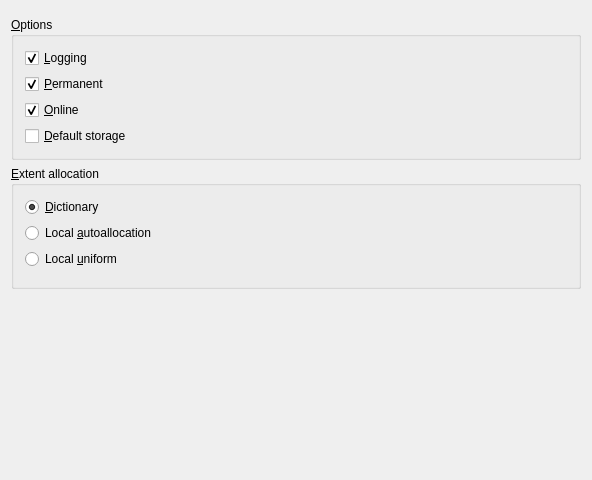
<ui version="4.0" >
 <class>toStorageTablespaceUI</class>
 <widget class="QWidget" name="toStorageTablespaceUI" >
  <property name="geometry" >
   <rect>
    <x>0</x>
    <y>0</y>
    <width>592</width>
    <height>480</height>
   </rect>
  </property>
  <property name="windowTitle" >
   <string>Form1</string>
  </property>
  <layout class="QGridLayout" >
   <property name="leftMargin" >
    <number>11</number>
   </property>
   <property name="topMargin" >
    <number>11</number>
   </property>
   <property name="rightMargin" >
    <number>11</number>
   </property>
   <property name="bottomMargin" >
    <number>11</number>
   </property>
   <property name="horizontalSpacing" >
    <number>6</number>
   </property>
   <property name="verticalSpacing" >
    <number>6</number>
   </property>
   <item row="0" column="0" >
    <widget class="toFilesize" native="1" name="MinimumExtent" />
   </item>
   <item row="1" column="0" >
    <widget class="QGroupBox" name="ButtonGroup1" >
     <property name="title" >
      <string>&amp;Options</string>
     </property>
     <layout class="QGridLayout" >
      <property name="leftMargin" >
       <number>11</number>
      </property>
      <property name="topMargin" >
       <number>11</number>
      </property>
      <property name="rightMargin" >
       <number>11</number>
      </property>
      <property name="bottomMargin" >
       <number>11</number>
      </property>
      <property name="horizontalSpacing" >
       <number>6</number>
      </property>
      <property name="verticalSpacing" >
       <number>6</number>
      </property>
      <item row="0" column="0" >
       <widget class="QCheckBox" name="Logging" >
        <property name="toolTip" >
         <string>Should objects created in this tablespace be logging by default</string>
        </property>
        <property name="text" >
         <string>&amp;Logging</string>
        </property>
        <property name="checked" >
         <bool>true</bool>
        </property>
       </widget>
      </item>
      <item row="2" column="0" >
       <widget class="QCheckBox" name="Online" >
        <property name="toolTip" >
         <string>Should tablespace be online at the time of creation</string>
        </property>
        <property name="text" >
         <string>&amp;Online</string>
        </property>
        <property name="checked" >
         <bool>true</bool>
        </property>
       </widget>
      </item>
      <item row="1" column="0" >
       <widget class="QCheckBox" name="Permanent" >
        <property name="toolTip" >
         <string>Should objects in this tablespace be permanent after the end of the session</string>
        </property>
        <property name="text" >
         <string>&amp;Permanent</string>
        </property>
        <property name="checked" >
         <bool>true</bool>
        </property>
       </widget>
      </item>
      <item row="3" column="0" >
       <widget class="QCheckBox" name="DefaultStorage" >
        <property name="toolTip" >
         <string>Specify default storage clause (In separate tab)</string>
        </property>
        <property name="text" >
         <string>&amp;Default storage</string>
        </property>
       </widget>
      </item>
     </layout>
    </widget>
   </item>
   <item row="2" column="0" >
    <widget class="QGroupBox" name="ExtentGroup" >
     <property name="title" >
      <string>&amp;Extent allocation</string>
     </property>
     <layout class="QGridLayout" >
      <property name="leftMargin" >
       <number>11</number>
      </property>
      <property name="topMargin" >
       <number>11</number>
      </property>
      <property name="rightMargin" >
       <number>11</number>
      </property>
      <property name="bottomMargin" >
       <number>11</number>
      </property>
      <property name="horizontalSpacing" >
       <number>6</number>
      </property>
      <property name="verticalSpacing" >
       <number>6</number>
      </property>
      <item row="0" column="0" >
       <widget class="QRadioButton" name="Dictionary" >
        <property name="toolTip" >
         <string>Manage tablespace extents using dictionary tables</string>
        </property>
        <property name="text" >
         <string>&amp;Dictionary</string>
        </property>
        <property name="checked" >
         <bool>true</bool>
        </property>
       </widget>
      </item>
      <item row="1" column="0" >
       <widget class="QRadioButton" name="LocalAuto" >
        <property name="toolTip" >
         <string>Specify how space is allocated in the tablespace</string>
        </property>
        <property name="text" >
         <string>Local &amp;autoallocation</string>
        </property>
       </widget>
      </item>
      <item row="2" column="0" >
       <widget class="QRadioButton" name="LocalSelect" >
        <property name="enabled" >
         <bool>true</bool>
        </property>
        <property name="toolTip" >
         <string>The tablespace is locally managed with fixed extent sizes of specified size</string>
        </property>
        <property name="text" >
         <string>Local &amp;uniform</string>
        </property>
       </widget>
      </item>
      <item row="3" column="0" >
       <widget class="toFilesize" native="1" name="LocalUniform" >
        <property name="enabled" >
         <bool>false</bool>
        </property>
       </widget>
      </item>
     </layout>
    </widget>
   </item>
   <item row="3" column="0" >
    <spacer>
     <property name="orientation" >
      <enum>Qt::Vertical</enum>
     </property>
     <property name="sizeType" >
      <enum>QSizePolicy::Expanding</enum>
     </property>
     <property name="sizeHint" >
      <size>
       <width>20</width>
       <height>20</height>
      </size>
     </property>
    </spacer>
   </item>
  </layout>
 </widget>
 <customwidgets>
  <customwidget>
   <class>toFilesize</class>
   <extends>QWidget</extends>
   <header>tofilesize.h</header>
  </customwidget>
 </customwidgets>
 <resources/>
 <connections>
  <connection>
   <sender>DefaultStorage</sender>
   <signal>toggled(bool)</signal>
   <receiver>toStorageTablespaceUI</receiver>
   <slot>allowDefault(bool)</slot>
   <hints>
    <hint type="sourcelabel" >
     <x>20</x>
     <y>20</y>
    </hint>
    <hint type="destinationlabel" >
     <x>20</x>
     <y>20</y>
    </hint>
   </hints>
  </connection>
  <connection>
   <sender>Permanent</sender>
   <signal>toggled(bool)</signal>
   <receiver>toStorageTablespaceUI</receiver>
   <slot>permanentToggle(bool)</slot>
   <hints>
    <hint type="sourcelabel" >
     <x>20</x>
     <y>20</y>
    </hint>
    <hint type="destinationlabel" >
     <x>20</x>
     <y>20</y>
    </hint>
   </hints>
  </connection>
  <connection>
   <sender>Dictionary</sender>
   <signal>toggled(bool)</signal>
   <receiver>toStorageTablespaceUI</receiver>
   <slot>dictionaryToggle(bool)</slot>
   <hints>
    <hint type="sourcelabel" >
     <x>20</x>
     <y>20</y>
    </hint>
    <hint type="destinationlabel" >
     <x>20</x>
     <y>20</y>
    </hint>
   </hints>
  </connection>
  <connection>
   <sender>LocalSelect</sender>
   <signal>toggled(bool)</signal>
   <receiver>toStorageTablespaceUI</receiver>
   <slot>uniformToggle(bool)</slot>
   <hints>
    <hint type="sourcelabel" >
     <x>20</x>
     <y>20</y>
    </hint>
    <hint type="destinationlabel" >
     <x>20</x>
     <y>20</y>
    </hint>
   </hints>
  </connection>
 </connections>
</ui>
